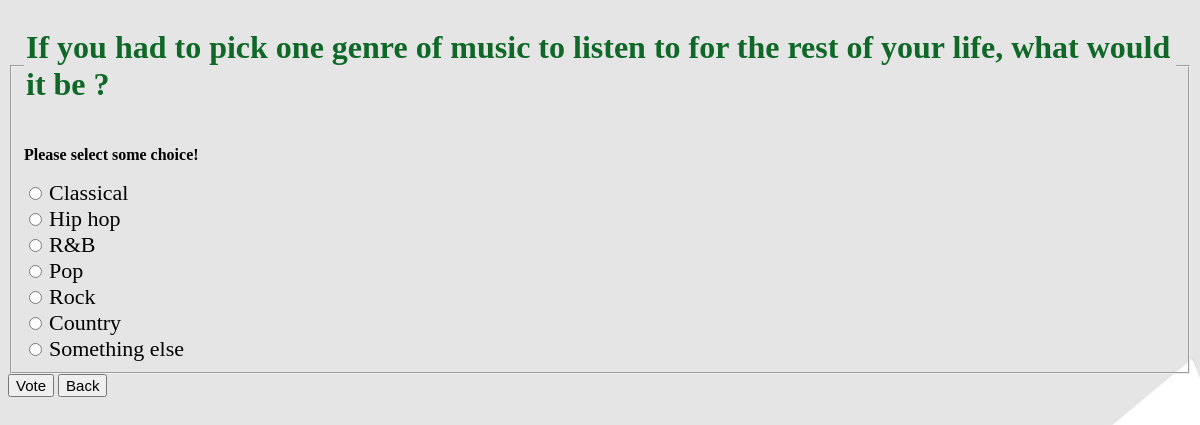
Page /polls/5/vote/ (signed in) on the committed database.
### polls/models.py (models this page shows, shortened)
class Question(models.Model):
    question_text = models.CharField(max_length=200)
    pub_date = models.DateTimeField("date published")
    end_date = models.DateTimeField("end date", null=True, blank=True)
    def can_vote(self):
        now = timezone.now()
        if not self.end_date:
            return self.pub_date <= now
        return self.pub_date <= now <= self.end_date

class Choice(models.Model):
    question = models.ForeignKey(Question, on_delete=models.CASCADE)
    choice_text = models.CharField(max_length=200)

### polls/views.py (the view, shortened to what this page needs)
# urls.py: path("<int:question_id>/vote/", views.vote, name="vote"),
@login_required
def vote(request, question_id):
    question = get_object_or_404(Question, pk=question_id)
    user = request.user
    if not question.can_vote():
        messages.error(request, f"Poll number {question.id} is not available to vote")
        return redirect("polls:index")
    try:
        selected_choice = question.choice_set.get(pk=request.POST["choice"])
    except (KeyError, Choice.DoesNotExist):
        return render(request, "polls/detail.html", {
            "question": question,
            "error_message": "Please select some choice!",
        })

### polls/templates/polls/detail.html (shortened to what this page needs)
{% load static %}
<link rel="stylesheet" type="text/css" href="{% static 'polls/style.css' %}">
<form action="{% url 'polls:vote' question.id %}" method="post">
<fieldset>
    <legend><h1 style="color: #0f6828;">{{ question.question_text }}</h1></legend>
    {% if error_message %}<p><strong>{{ error_message }}</strong></p>{% endif %}
    {% for choice in question.choice_set.all %}
        {% if choice.choice_text == previous_vote %}
            <input type="radio" name="choice" id="choice{{ forloop.counter }}" value="{{ choice.id }}" checked>
            <label for="choice{{ forloop.counter }}">{{ choice.choice_text }}</label><br>
        {% else %}
            <input type="radio" name="choice" id="choice{{ forloop.counter }}" value="{{ choice.id }}">
            <label for="choice{{ forloop.counter }}">{{ choice.choice_text }}</label><br>
        {% endif %}
    {% endfor %}
</fieldset>
<input type="submit" value="Vote">
<a href="{% url 'polls:index'%}"><input type="button" value="Back"></a>
</form>

### polls/static/polls/style.css (style rules this page uses)
input { font-size: 15px; }
label { font-size: 22px; }

### rows in the picture
Question: question_text "If you had to pick one genre of music to listen to for the rest of your life, what would it be ?"
Choice: choice_text "Classical"
Choice: choice_text "Hip hop"
Choice: choice_text "R&B"
Choice: choice_text "Pop"
Choice: choice_text "Rock"
Choice: choice_text "Country"
Choice: choice_text "Something else"

### other values in the picture
{{ error_message }} "Please select some choice!"
